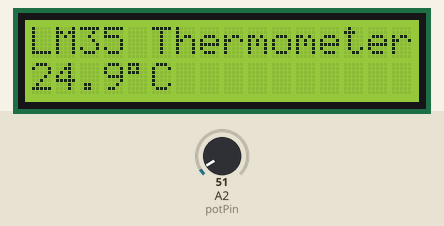
A sketch run on a simulated Arduino Uno, built with avr-gcc and run on an emulated ATmega328P. On the bench: 16×2 character LCD. The test bench sets the inputs (shaded band); at power-on: A2 (potPin) = 51.

Above: at 2.2 s.
2.3 s: A2 (potPin) set to 61
At 3.5 s:
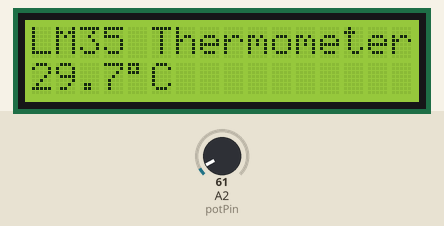
4.6 s: A2 (potPin) set to 71
At 5.7 s:
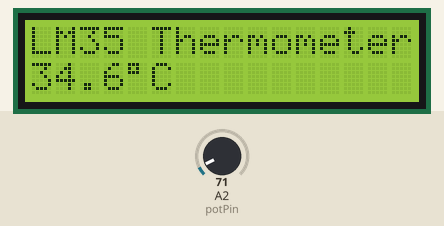
6.7 s: A2 (potPin) set to 86
At 7.8 s:
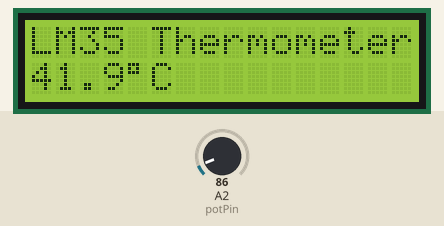
Timing chart, 0 to 9.7 s (numbered marks = the images above; inputs shaded):
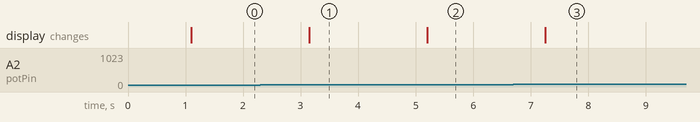

The sketch:

Digital_Tempurture_with_IIC_LCD.ino
```cpp
#include <Wire.h>
#include <LiquidCrystal_I2C.h>

LiquidCrystal_I2C lcd(0x38,16,2);  // set the LCD address to 0x20 for a 16 chars and 2 line display
int potPin = 2;                     //设置模拟口4为LM35的信号输入端口float temperature = 0;                //设置temperature为浮点变量long val=0;
float temperature = 0;                //设置temperature为浮点变量
long val=0;                       //设置val为长整数变量

void setup()
{
  lcd.init();                      // initialize the lcd

  // Print a message to the LCD.
  lcd.backlight();
  lcd.print("LM35 Thermometer");  //使屏幕显示文字LM35 Thermometer
  delay(1000); //延时1000ms
}

void loop()
{
  val = analogRead(potPin);             //val变量为从LM35信号口读取到的数值temperature = (val*0.0048828125*1000);         //把读取到的val转换为温度数值的10倍lcd.clear(); //清屏lcd.print("LM35 Thermometer"); //使屏幕显示文字LM35 Thermometerlcd.setCursor(0, 1) ; //设置光标位置为第二行第一个位置lcd.print((long)temperature / 10);   //显示温度整数位lcd.print(".");    //显示小数点lcd.print( (long)temperature % 10); //显示温度小数点后一位lcd.print((char)223); //显示o符号lcd.print("C"); //显示字母C delay(2000);                     //延时2秒，这里也就是刷新速度。
  temperature = (val*0.0048828125*1000);         //把读取到的val转换为温度数值的10倍
  lcd.clear();
  lcd.print("LM35 Thermometer"); //使屏幕显示文字LM35 Thermometer
  lcd.setCursor(0, 1) ; //设置光标位置为第二行第一个位置
  lcd.print((long)temperature / 10);   //显示温度整数位
  lcd.print(".");    //显示小数点
  lcd.print( (long)temperature % 10); //显示温度小数点后一位
  lcd.print((char)223); //显示o符号
  lcd.print("C"); //显示字母C
  delay(1000);
}
```

Measured:
- after the input at 2.3 s, the display: changes after 0.85 s (image 1)
- after the input at 4.6 s, the display: changes after 0.60 s (image 2)
- after the input at 6.7 s, the display: changes after 0.55 s (image 3)
